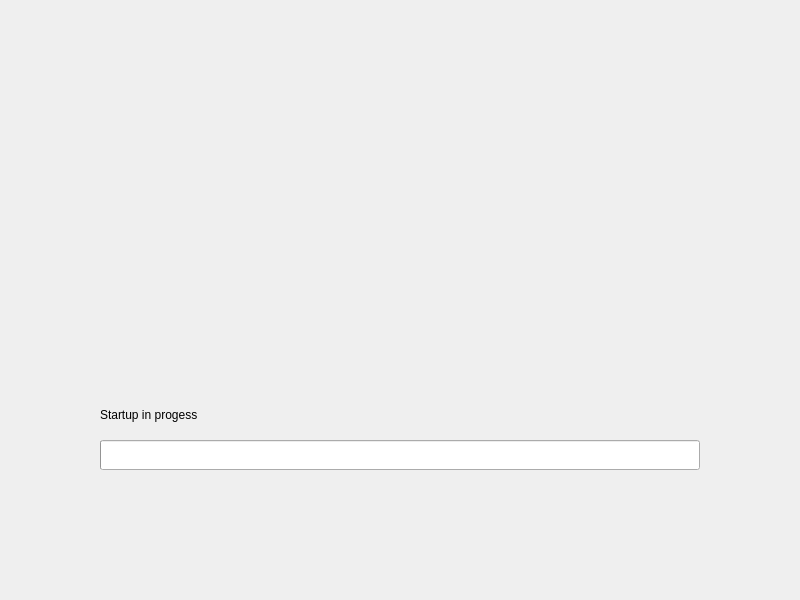
<?xml version="1.0" encoding="UTF-8"?>
<ui version="4.0">
 <class>StartupWin</class>
 <widget class="QWidget" name="StartupWin">
  <property name="geometry">
   <rect>
    <x>0</x>
    <y>0</y>
    <width>800</width>
    <height>600</height>
   </rect>
  </property>
  <property name="windowTitle">
   <string>StartupWin</string>
  </property>
  <widget class="QLabel" name="lbNote">
   <property name="geometry">
    <rect>
     <x>100</x>
     <y>400</y>
     <width>600</width>
     <height>30</height>
    </rect>
   </property>
   <property name="text">
    <string>Startup in progess</string>
   </property>
   <property name="indent">
    <number>-1</number>
   </property>
  </widget>
  <widget class="QProgressBar" name="pbProgress">
   <property name="geometry">
    <rect>
     <x>100</x>
     <y>440</y>
     <width>600</width>
     <height>30</height>
    </rect>
   </property>
   <property name="value">
    <number>0</number>
   </property>
   <property name="textVisible">
    <bool>false</bool>
   </property>
   <property name="textDirection">
    <enum>QProgressBar::TopToBottom</enum>
   </property>
  </widget>
 </widget>
 <layoutdefault spacing="6" margin="11"/>
 <resources/>
 <connections/>
</ui>
